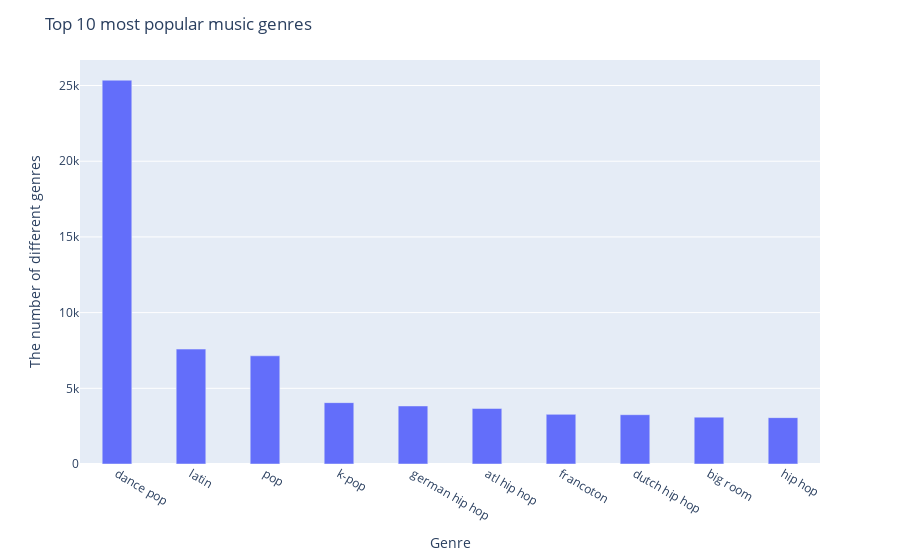

The code cell stored with this chart in its notebook:
### Code cell
fig = px.bar(x=genre_counts.index, y=genre_counts, labels={'x':'Genre', 'y':'The number of different genres'})
fig.update_layout(title='Top 10 most popular music genres')
fig.update_traces(width=0.4)
fig.show()

### Figure 1 — Plotly figure (JSON) as saved in the notebook; plotly's stock layout.template omitted (floating-point values rounded to 4 significant figures)
{"data": [{"alignmentgroup": "True", "hovertemplate": "Genre=%{x}<br>The number of different genres=%{y}<extra></extra>", "legendgroup": "", "marker": {"color": "#636efa", "pattern": {"shape": ""}}, "name": "", "offsetgroup": "", "orientation": "v", "showlegend": false, "textposition": "auto", "type": "bar", "width": 0.4, "x": ["dance pop", "latin", "pop", "k-pop", "german hip hop", "atl hip hop", "francoton", "dutch hip hop", "big room", "hip hop"], "xaxis": "x", "y": [25351, 7591, 7146, 4053, 3834, 3668, 3279, 3257, 3095, 3063], "yaxis": "y"}], "layout": {"autosize": true, "barmode": "relative", "legend": {"tracegroupgap": 0}, "margin": {"t": 60}, "title": {"text": "Top 10 most popular music genres"}, "xaxis": {"anchor": "y", "autorange": false, "domain": [0, 1], "range": [-0.5, 9.5], "title": {"text": "Genre"}, "type": "category"}, "yaxis": {"anchor": "x", "autorange": true, "domain": [0, 1], "range": [0, 26690.0], "title": {"text": "The number of different genres"}, "type": "linear"}}}
